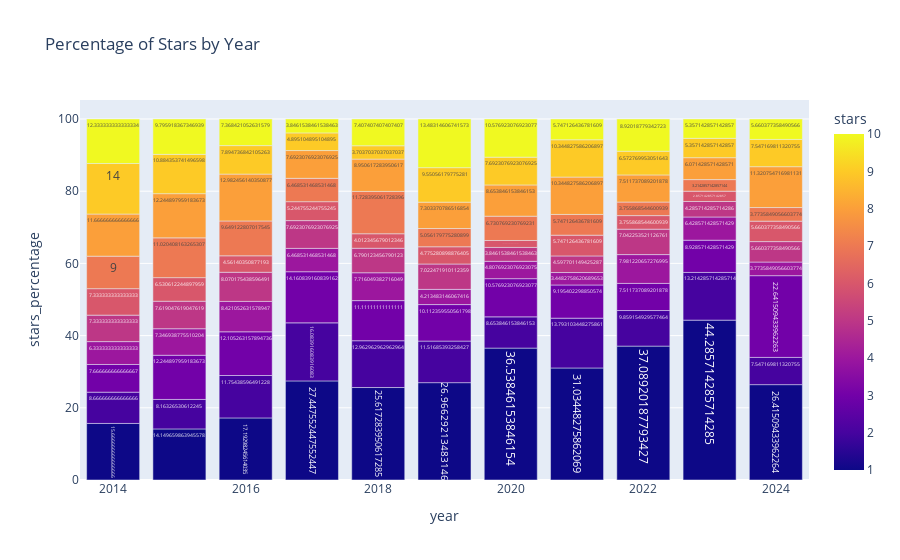

The notebook cell this image was saved under:
### Code cell
# Calculate the percentage of stars for each year
star_percentage_by_year = Clean_BA_Data.groupby(['year', 'stars']).size().groupby(level=0).apply(lambda x: 100 * x / x.sum()).reset_index(name='stars_percentage')

# Create bar plot
fig = px.bar(star_percentage_by_year, x='year', y='stars_percentage', color='stars', text='stars_percentage',
             title='Percentage of Stars by Year')

# Show the plot
fig.show()
